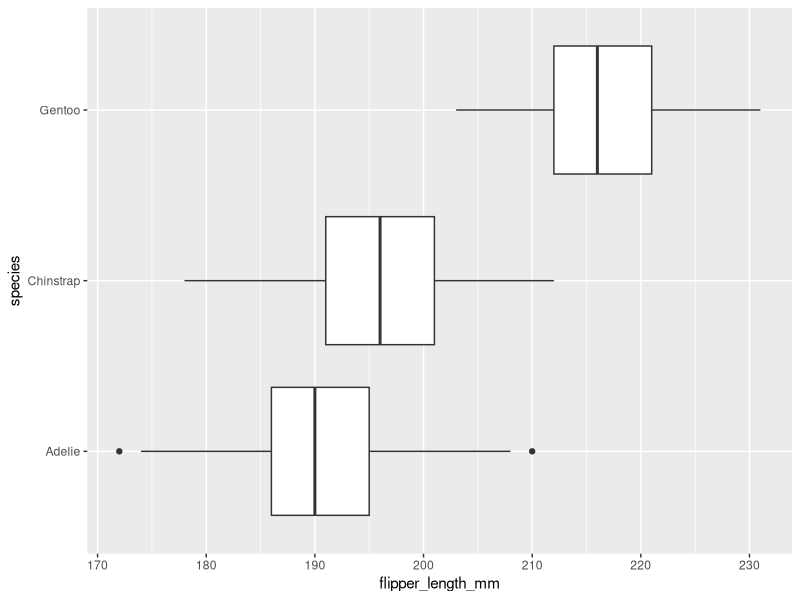
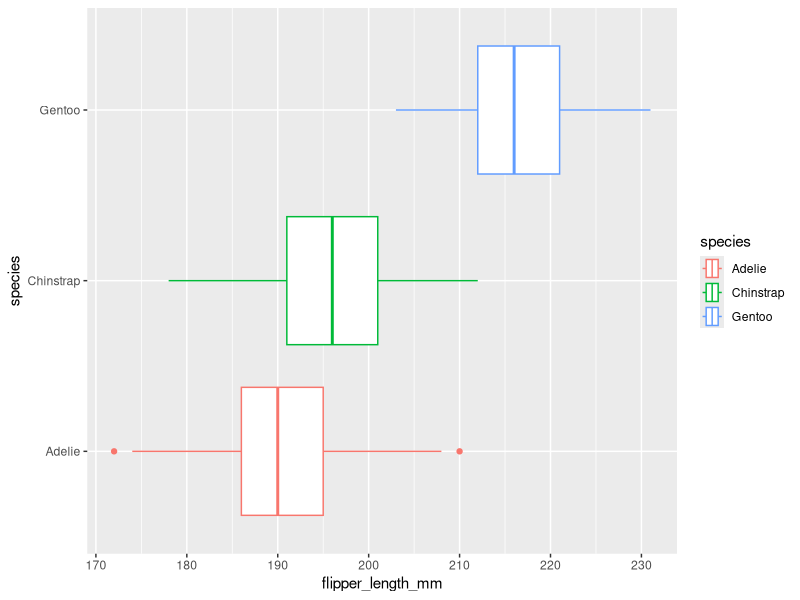
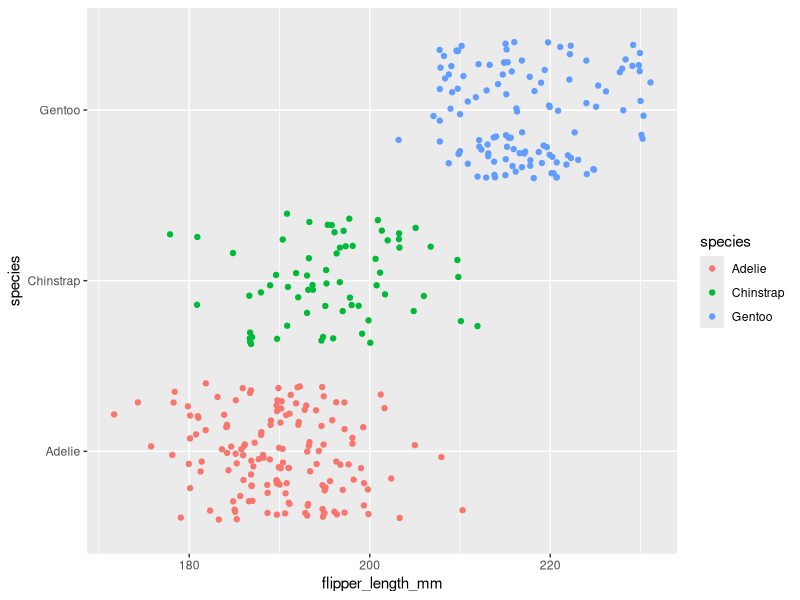
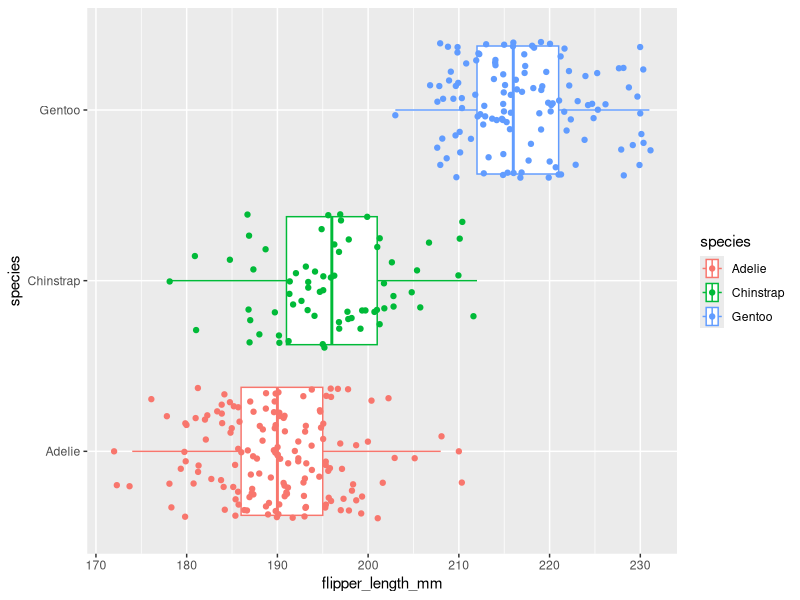
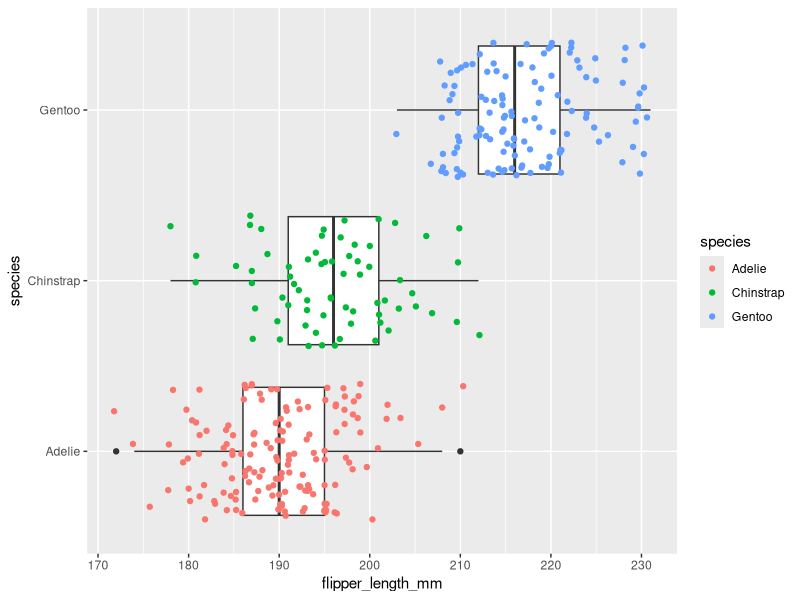
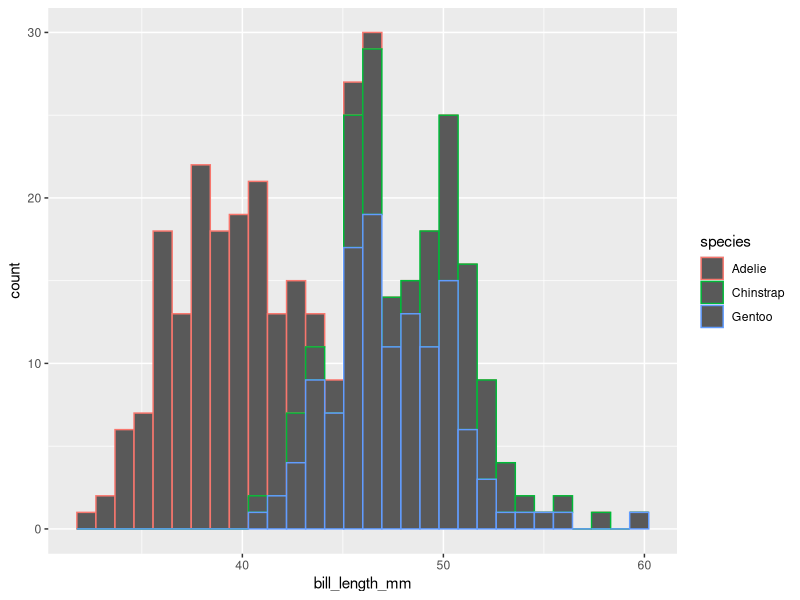
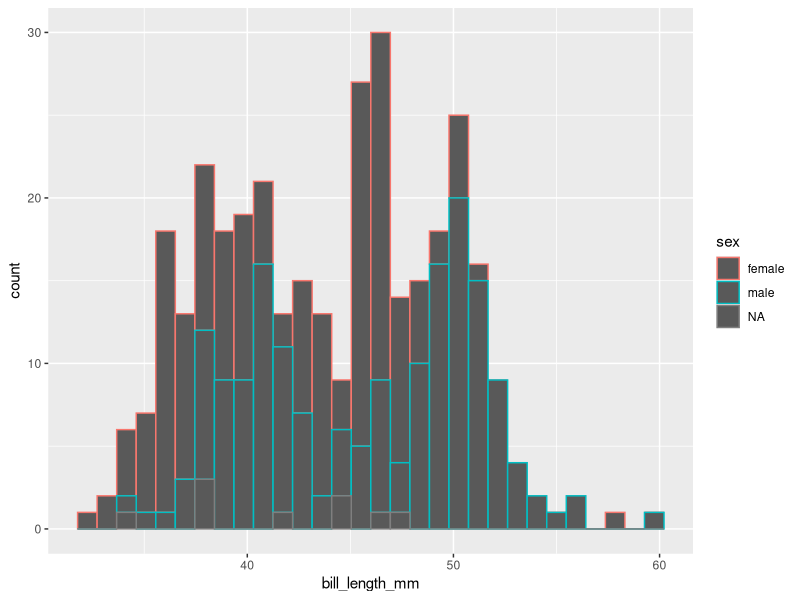
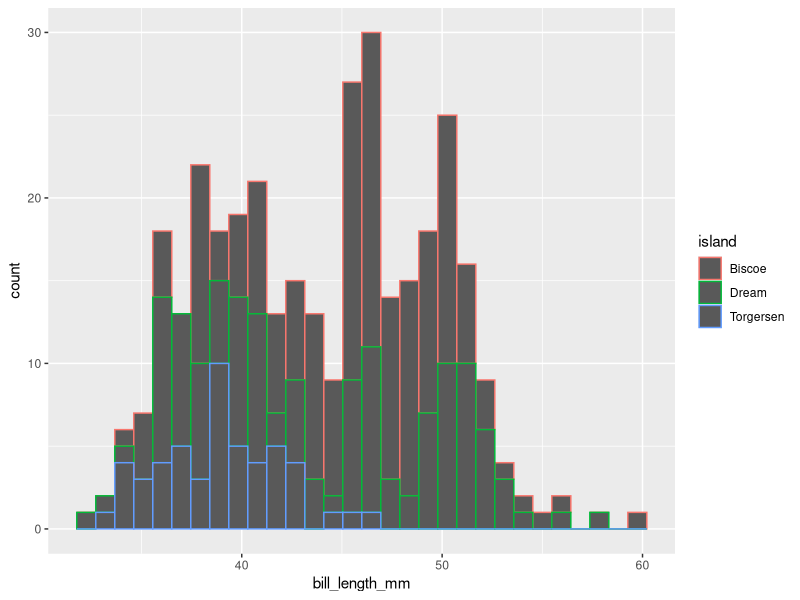

Reproduce these figures in R, in order.
## ---- chunk 1
knitr::opts_chunk$set(error = TRUE)
## ---- chunk 2
library(palmerpenguins)
penguins
## ---- chunk 3
library(ggplot2)
## ---- chunk 4
ggplot(data = penguins, mapping = aes(x = flipper_length_mm, y = species)) +
  geom_boxplot()
## ---- chunk 5
ggplot(data = penguins, mapping = aes(x = flipper_length_mm, y = species, color=species)) +
  geom_boxplot()
## ---- chunk 6
ggplot(data = penguins, mapping = aes(x = flipper_length_mm, y = species,color= species)) +
  geom_jitter()
## ---- chunk 7
ggplot(data = penguins, mapping = aes(x = flipper_length_mm, y = species, color=species)) +
  geom_boxplot()+geom_jitter()

## ---- chunk 8
ggplot(data = penguins, mapping = aes(x = flipper_length_mm, y = species)) +
  geom_boxplot()+geom_jitter(mapping=aes(color=species))
## ---- chunk 9
ggplot(data = penguins, mapping = aes(x = bill_length_mm, color = species)) +
  geom_histogram()

## ---- chunk 10
ggplot(data = penguins, mapping = aes(x = bill_length_mm, color = sex)) +
  geom_histogram()
## ---- chunk 11
ggplot(data = penguins, mapping = aes(x = bill_length_mm, color = island)) +
  geom_histogram()
## ---- chunk 12

## ---- chunk 13

## ---- chunk 14

